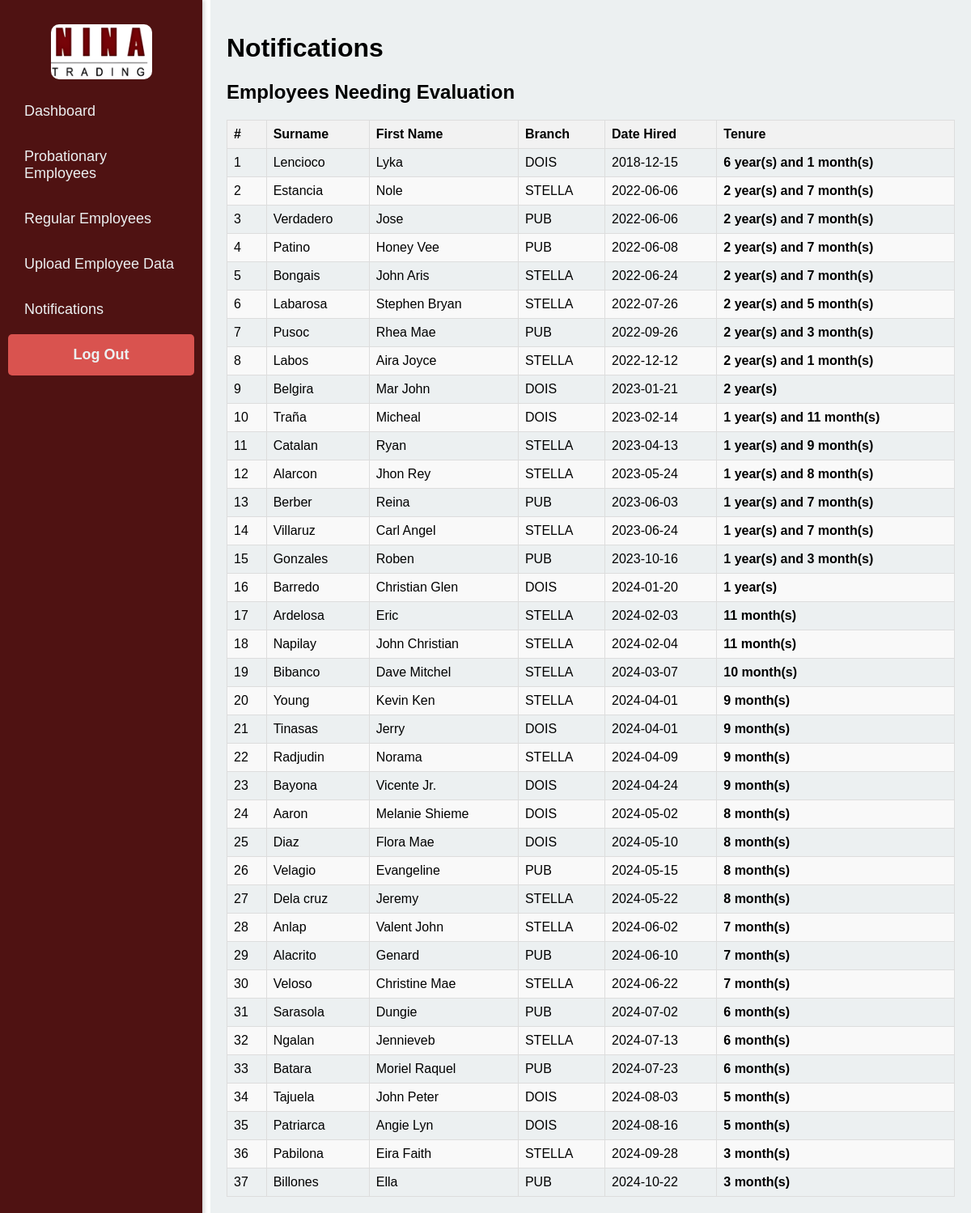
Screenshot of /notification.php (signed in) with the database file from the repository.
### tables this page shows
CREATE TABLE `employees` (
  `id` int(11) NOT NULL,
  `surname` varchar(255) NOT NULL,
  `first_name` varchar(255) NOT NULL,
  `date_hired` date NOT NULL,
  `status` varchar(50) DEFAULT 'Probationary',
  `branch` varchar(50) NOT NULL,
  `sub_branch` varchar(100) DEFAULT NULL
);

### notification.php (the view, shortened to what this page needs)
<?php
$conn = new mysqli('localhost', 'root', '', 'employee_evaluation');
$sql = "
    SELECT
        id,
        surname,
        first_name,
        branch,
        date_hired,
        CASE
            WHEN TIMESTAMPDIFF(MONTH, date_hired, CURDATE()) >= 12 THEN
                CONCAT(
                    FLOOR(TIMESTAMPDIFF(MONTH, date_hired, CURDATE()) / 12),
                    ' year(s)',
                    CASE
                        WHEN MOD(TIMESTAMPDIFF(MONTH, date_hired, CURDATE()), 12) > 0
                        THEN CONCAT(' and ', MOD(TIMESTAMPDIFF(MONTH, date_hired, CURDATE()), 12), ' month(s)')
                        ELSE ''
                    END
                )
            ELSE CONCAT(TIMESTAMPDIFF(MONTH, date_hired, CURDATE()), ' month(s)')
        END AS tenure
    FROM employees
    WHERE
        status = 'Probationary'
        AND TIMESTAMPDIFF(MONTH, date_hired, CURDATE()) >= 3
    ORDER BY date_hired ASC;
";
$result = $conn->query($sql);
$notifications = [];
if ($result && $result->num_rows > 0) {
    while ($row = $result->fetch_assoc()) {
        $notifications[] = $row;
    }
}
?>
<!DOCTYPE html>
<html lang="en">
<head>
    <link rel="stylesheet" href="css/style.css">
    <link rel="stylesheet" href="https://cdnjs.cloudflare.com/ajax/libs/font-awesome/6.0.0/css/all.min.css">
</head>
<body>
    <div class="sidenav">
    <div class="logo-container">
            <img src="images/Logo.jpg" alt="Nina Trading Logo" class="logo">
        </div>
        <a href="index.php">Dashboard</a>
        <a href="employees.php">Probationary Employees</a>
        <a href="regular_employees.php" >Regular Employees</a>
        <a href="upload.php">Upload Employee Data</a>
        <a href="notification.php" class="active">Notifications</a>
        <a href="logout.php" class="logout-button">Log Out</a>
    </div>
    <div class="main">
        <h1>Notifications</h1>
        <h2>Employees Needing Evaluation</h2>
        <table class="notifications-table">
            <thead>
                <tr>
                    <th>#</th>
                    <th>Surname</th>
                    <th>First Name</th>
                    <th>Branch</th>
                    <th>Date Hired</th>
                    <th>Tenure</th>
                </tr>
            </thead>
            <tbody>
                <?php $counter = 1; ?>
                <?php foreach ($notifications as $notification): ?>
                    <tr>
                        <td><?= $counter++ ?></td>
                        <td><?= htmlspecialchars($notification['surname']) ?></td>
                        <td><?= htmlspecialchars($notification['first_name']) ?></td>
                        <td><?= htmlspecialchars($notification['branch']) ?></td>
                        <td><?= htmlspecialchars($notification['date_hired']) ?></td>
                        <td><?= htmlspecialchars($notification['tenure']) ?></td>
                    </tr>
                <?php endforeach; ?>
            </tbody>
        </table>
    </div>
</body>
</html>

### css/style.css (style rules this page uses)
body { font-family: Arial, sans-serif; margin: 0; padding: 0; }
table { width: 100%; border-collapse: collapse; margin-top: 20px; }
table th, table td { border: 1px solid #ddd; padding: 8px; text-align: left; }
table th { background-color: #f2f2f2; }
table tr:nth-child(even) { background-color: #f9f9f9; }
table tr td:last-child { font-weight: bold; }
.sidenav { height: 100%; width: 250px; position: fixed; top: 0; left: 0; background-color: #333; overflow-x: hidden; padding-top: 20px; box-shadow: 2px 0 5px rgba(0, 0, 0, 0.2); }
.sidenav a { padding: 10px 15px; text-decoration: none; font-size: 16px; color: white; display: block; }
.main { margin-left: 260px; padding: 20px; }
.sidenav { height: 100%; width: 250px; position: fixed; top: 0; left: 0; background-color: #4f1212; overflow-x: hidden; padding-top: 20px; box-shadow: 2px 0 5px rgba(0, 0, 0, 0.2); }
.sidenav a { padding: 15px 20px; text-decoration: none; font-size: 18px; color: #ecf0f1; display: block; border-radius: 5px; margin: 5px 10px; transition: all 0.3s ease; }
.main { margin-left: 260px; padding: 20px; background-color: #ecf0f1; min-height: 100vh; }
.logout-button { background-color: #d9534f; color: white; font-weight: bold; text-align: center; padding: 10px; display: block; text-decoration: none; border-radius: 5px; margin-top: 20px; }
.logo-container { text-align: center; margin: 10px 0; }
.logo { max-width: 50%; height: auto; border-radius: 10px; }

### rows the page displays
employees: surname "Lencioco", first_name "Lyka", branch "DOIS", date_hired "2018-12-15", tenure "6 year(s) and 1 month(s)"
employees: surname "Estancia", first_name "Nole", branch "STELLA", date_hired "2022-06-06", tenure "2 year(s) and 7 month(s)"
employees: surname "Verdadero", first_name "Jose", branch "PUB", date_hired "2022-06-06", tenure "2 year(s) and 7 month(s)"
employees: surname "Patino", first_name "Honey Vee", branch "PUB", date_hired "2022-06-08", tenure "2 year(s) and 7 month(s)"
employees: surname "Bongais", first_name "John Aris", branch "STELLA", date_hired "2022-06-24", tenure "2 year(s) and 7 month(s)"
employees: surname "Labarosa", first_name "Stephen Bryan", branch "STELLA", date_hired "2022-07-26", tenure "2 year(s) and 5 month(s)"
employees: surname "Pusoc", first_name "Rhea Mae", branch "PUB", date_hired "2022-09-26", tenure "2 year(s) and 3 month(s)"
employees: surname "Labos", first_name "Aira Joyce", branch "STELLA", date_hired "2022-12-12", tenure "2 year(s) and 1 month(s)"
employees: surname "Belgira", first_name "Mar John", branch "DOIS", date_hired "2023-01-21", tenure "2 year(s)"
employees: surname "Traña", first_name "Micheal", branch "DOIS", date_hired "2023-02-14", tenure "1 year(s) and 11 month(s)"
employees: surname "Catalan", first_name "Ryan", branch "STELLA", date_hired "2023-04-13", tenure "1 year(s) and 9 month(s)"
employees: surname "Alarcon", first_name "Jhon Rey", branch "STELLA", date_hired "2023-05-24", tenure "1 year(s) and 8 month(s)"
employees: surname "Berber", first_name "Reina", branch "PUB", date_hired "2023-06-03", tenure "1 year(s) and 7 month(s)"
employees: surname "Villaruz", first_name "Carl Angel", branch "STELLA", date_hired "2023-06-24", tenure "1 year(s) and 7 month(s)"
employees: surname "Gonzales", first_name "Roben", branch "PUB", date_hired "2023-10-16", tenure "1 year(s) and 3 month(s)"
employees: surname "Barredo", first_name "Christian Glen", branch "DOIS", date_hired "2024-01-20", tenure "1 year(s)"
employees: surname "Ardelosa", first_name "Eric", branch "STELLA", date_hired "2024-02-03", tenure "11 month(s)"
employees: surname "Napilay", first_name "John Christian", branch "STELLA", date_hired "2024-02-04", tenure "11 month(s)"
employees: surname "Bibanco", first_name "Dave Mitchel", branch "STELLA", date_hired "2024-03-07", tenure "10 month(s)"
employees: surname "Young", first_name "Kevin Ken", branch "STELLA", date_hired "2024-04-01", tenure "9 month(s)"
employees: surname "Tinasas", first_name "Jerry", branch "DOIS", date_hired "2024-04-01", tenure "9 month(s)"
employees: surname "Radjudin", first_name "Norama", branch "STELLA", date_hired "2024-04-09", tenure "9 month(s)"
employees: surname "Bayona", first_name "Vicente Jr.", branch "DOIS", date_hired "2024-04-24", tenure "9 month(s)"
employees: surname "Aaron", first_name "Melanie Shieme", branch "DOIS", date_hired "2024-05-02", tenure "8 month(s)"
employees: surname "Diaz", first_name "Flora Mae", branch "DOIS", date_hired "2024-05-10", tenure "8 month(s)"
employees: surname "Velagio", first_name "Evangeline", branch "PUB", date_hired "2024-05-15", tenure "8 month(s)"
employees: surname "Dela cruz", first_name "Jeremy", branch "STELLA", date_hired "2024-05-22", tenure "8 month(s)"
employees: surname "Anlap", first_name "Valent John", branch "STELLA", date_hired "2024-06-02", tenure "7 month(s)"
employees: surname "Alacrito", first_name "Genard", branch "PUB", date_hired "2024-06-10", tenure "7 month(s)"
employees: surname "Veloso", first_name "Christine Mae", branch "STELLA", date_hired "2024-06-22", tenure "7 month(s)"
employees: surname "Sarasola", first_name "Dungie", branch "PUB", date_hired "2024-07-02", tenure "6 month(s)"
employees: surname "Ngalan", first_name "Jennieveb", branch "STELLA", date_hired "2024-07-13", tenure "6 month(s)"
employees: surname "Batara", first_name "Moriel Raquel", branch "PUB", date_hired "2024-07-23", tenure "6 month(s)"
employees: surname "Tajuela", first_name "John Peter", branch "DOIS", date_hired "2024-08-03", tenure "5 month(s)"
employees: surname "Patriarca", first_name "Angie Lyn", branch "DOIS", date_hired "2024-08-16", tenure "5 month(s)"
employees: surname "Pabilona", first_name "Eira Faith", branch "STELLA", date_hired "2024-09-28", tenure "3 month(s)"
employees: surname "Billones", first_name "Ella", branch "PUB", date_hired "2024-10-22", tenure "3 month(s)"
